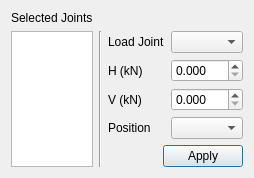
<?xml version="1.0" encoding="UTF-8"?>
<ui version="4.0">
 <class>AddJointLoadsDialog</class>
 <widget class="QDialog" name="AddJointLoadsDialog">
  <property name="geometry">
   <rect>
    <x>0</x>
    <y>0</y>
    <width>231</width>
    <height>167</height>
   </rect>
  </property>
  <property name="windowTitle">
   <string>Add Joint Loads</string>
  </property>
  <layout class="QGridLayout" name="gridLayout">
   <item row="0" column="0">
    <widget class="QLabel" name="selectedJointsLabel">
     <property name="sizePolicy">
      <sizepolicy hsizetype="Preferred" vsizetype="Maximum">
       <horstretch>0</horstretch>
       <verstretch>0</verstretch>
      </sizepolicy>
     </property>
     <property name="text">
      <string>Selected Joints</string>
     </property>
    </widget>
   </item>
   <item row="1" column="0" rowspan="2">
    <widget class="QTextEdit" name="selectedJointsTextEdit">
     <property name="undoRedoEnabled">
      <bool>false</bool>
     </property>
     <property name="readOnly">
      <bool>true</bool>
     </property>
     <property name="acceptRichText">
      <bool>false</bool>
     </property>
    </widget>
   </item>
   <item row="1" column="1" rowspan="2">
    <widget class="Line" name="line">
     <property name="orientation">
      <enum>Qt::Vertical</enum>
     </property>
    </widget>
   </item>
   <item row="1" column="2" colspan="2">
    <layout class="QFormLayout" name="formLayout">
     <item row="0" column="0">
      <widget class="QLabel" name="loadJointLabel">
       <property name="text">
        <string>Load Joint</string>
       </property>
      </widget>
     </item>
     <item row="0" column="1">
      <widget class="ComboBox" name="loadJointComboBox"/>
     </item>
     <item row="1" column="0">
      <widget class="QLabel" name="horizontalComponentLabel">
       <property name="text">
        <string>H (kN)</string>
       </property>
      </widget>
     </item>
     <item row="1" column="1">
      <widget class="QDoubleSpinBox" name="horizontalComponentDoubleSpinBox">
       <property name="decimals">
        <number>3</number>
       </property>
      </widget>
     </item>
     <item row="2" column="0">
      <widget class="QLabel" name="verticalComponentLabel">
       <property name="text">
        <string>V (kN)</string>
       </property>
      </widget>
     </item>
     <item row="2" column="1">
      <widget class="QDoubleSpinBox" name="verticalComponentDoubleSpinBox">
       <property name="decimals">
        <number>3</number>
       </property>
      </widget>
     </item>
     <item row="3" column="0">
      <widget class="QLabel" name="positionLabel">
       <property name="text">
        <string>Position</string>
       </property>
      </widget>
     </item>
     <item row="3" column="1">
      <widget class="ComboBox" name="positionComboBox"/>
     </item>
    </layout>
   </item>
   <item row="2" column="2">
    <spacer name="horizontalSpacer">
     <property name="orientation">
      <enum>Qt::Horizontal</enum>
     </property>
     <property name="sizeHint" stdset="0">
      <size>
       <width>42</width>
       <height>20</height>
      </size>
     </property>
    </spacer>
   </item>
   <item row="2" column="3">
    <widget class="QPushButton" name="addJointLoadsPushButton">
     <property name="text">
      <string>Apply</string>
     </property>
     <property name="icon">
      <iconset resource="../../rsc.qrc">
       <normaloff>:/icons/dialog-ok-apply.png</normaloff>:/icons/dialog-ok-apply.png</iconset>
     </property>
    </widget>
   </item>
  </layout>
 </widget>
 <customwidgets>
  <customwidget>
   <class>ComboBox</class>
   <extends>QComboBox</extends>
   <header>combobox.h</header>
  </customwidget>
 </customwidgets>
 <resources>
  <include location="../../rsc.qrc"/>
 </resources>
 <connections/>
</ui>
